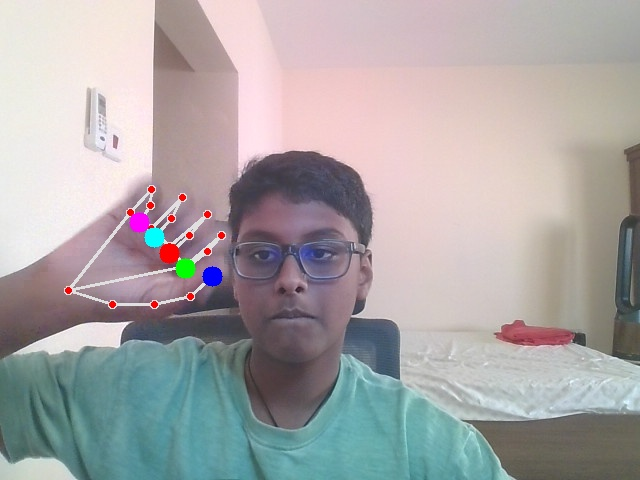
#> input picture picture_1775303079.jpg, 640 x 480 px, given in place of the camera
$ python l3.py
#> lines starting #> are read from the running program, lines starting #| are printed output that depends on the picture; after the words box and inside, x2 and y2 are one past the last pixel; in counts of white or black regions, pixels touching at a corner belong together
import cv2
import numpy as np

cap = cv2.VideoCapture(0)
if not cap.isOpened():
    print("Error: Could not open webcam.")
    exit()

while True:

    ret, frame = cap.read()
#> frame is the input picture: shape (480, 640, 3); mean B, G, R 166.1, 165.4, 168.8
    if not ret:
        print("Error: Failed to capture image.")
        break
    hsv = cv2.cvtColor(frame, cv2.COLOR_BGR2HSV)
#> hsv: shape (480, 640, 3); mean H, S, V 81.1, 40.7, 179.9

    lower_skin = np.array([0, 10, 10], dtype=np.uint8)
    upper_skin = np.array([40, 255, 255], dtype=np.uint8)

    mask = cv2.inRange(hsv, lower_skin, upper_skin)
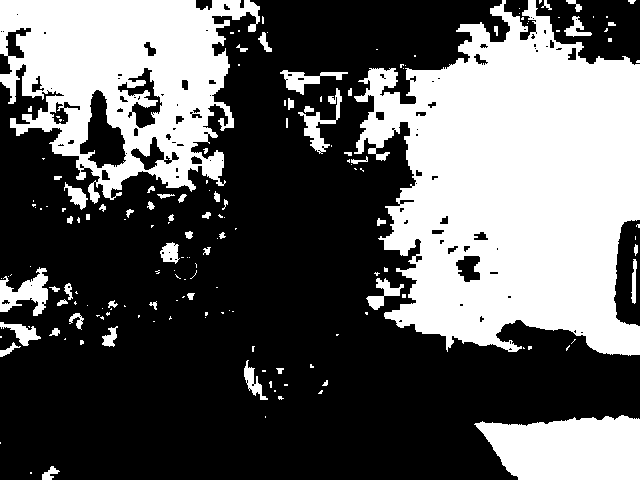
#> mask: shape (480, 640); 37.4% white; 168 white regions (109 under 20 px)

    result = cv2.bitwise_and(frame, frame, mask=mask)
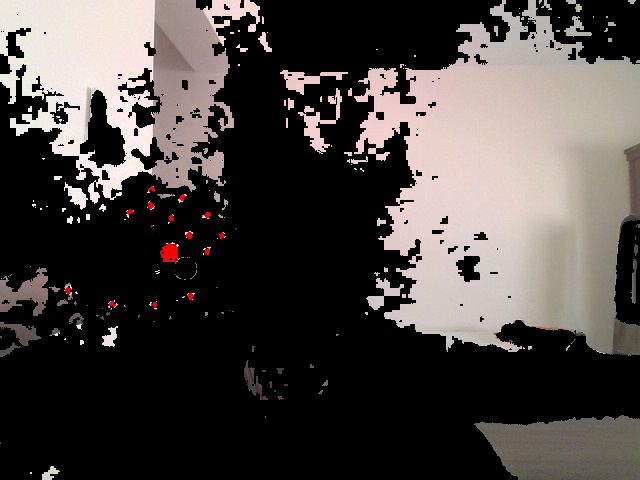
#> result: shape (480, 640, 3); mean B, G, R 65, 67.5, 73.1

    contours, _ = cv2.findContours(mask, cv2.RETR_EXTERNAL, cv2.CHAIN_APPROX_SIMPLE)
#> contours = 165 contours, 124 with area under 20; largest, box (x1, y1, x2, y2) and area: (354, 0, 640, 356) 68324, (0, 0, 260, 204) 34286, (474, 415, 640, 480) 8420, (0, 267, 48, 316) 1077, (298, 88, 342, 154) 624

    if contours:
        max_contour = max(contours, key=cv2.contourArea)
#> max_contour = contour of 960 points, box (x1, y1, x2, y2) (354, 0, 640, 356), area 68324
        if cv2.contourArea(max_contour) > 500:

            x, y, w, h = cv2.boundingRect(max_contour)
#> x = 354; y = 0; w = 286; h = 356
            cv2.rectangle(frame, (x, y), (x + w, y + h), (0, 255, 0), 2)
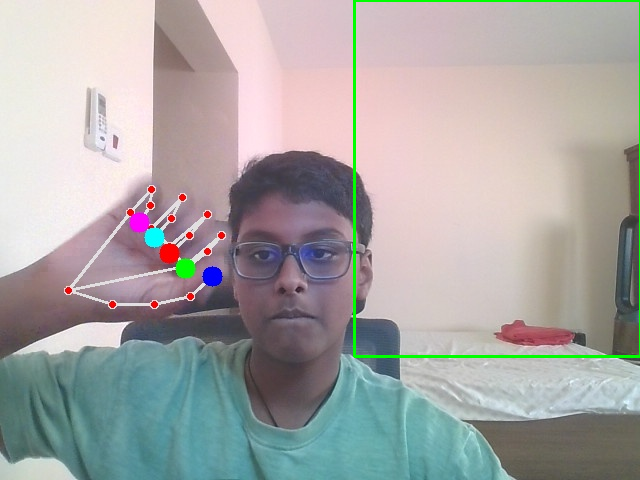
#> frame: shape (480, 640, 3); 0.93% of pixels changed, all inside (x1, y1, x2, y2) = (353, 0, 640, 358)

            center_x = int(x + w / 2)
#> center_x = 497
            center_y = int(y + h / 2)
#> center_y = 178
            cv2.circle(frame, (center_x, center_y), 5, (0, 0, 255), -1)
#> frame: shape (480, 640, 3); 0.03% of pixels changed, all inside (x1, y1, x2, y2) = (492, 173, 503, 184)

    cv2.imshow('Original Frame', frame)
    cv2.imshow('Filtered Frame', result)

    if cv2.waitKey(1) & 0xFF == ord('q'):
#> (key q is pressed here)
        break

cap.release()
cv2.destroyAllWindows
